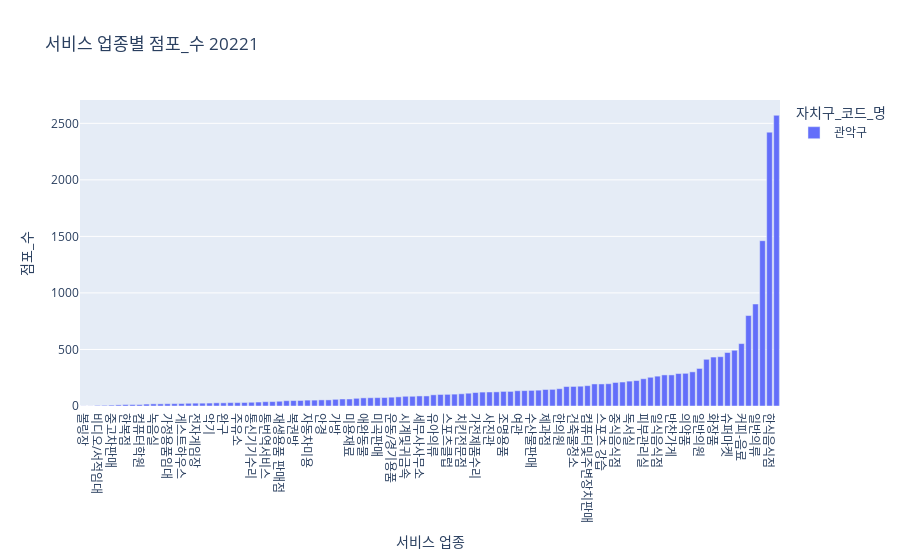
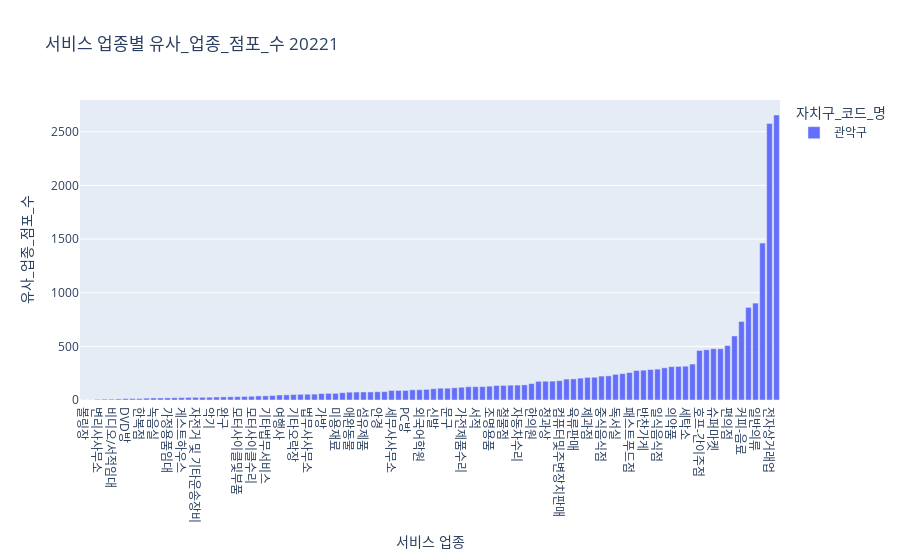
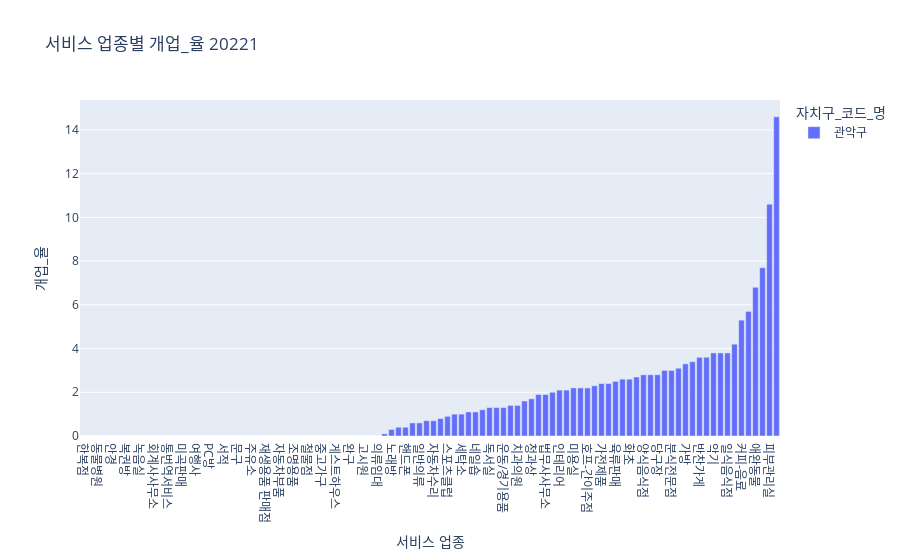
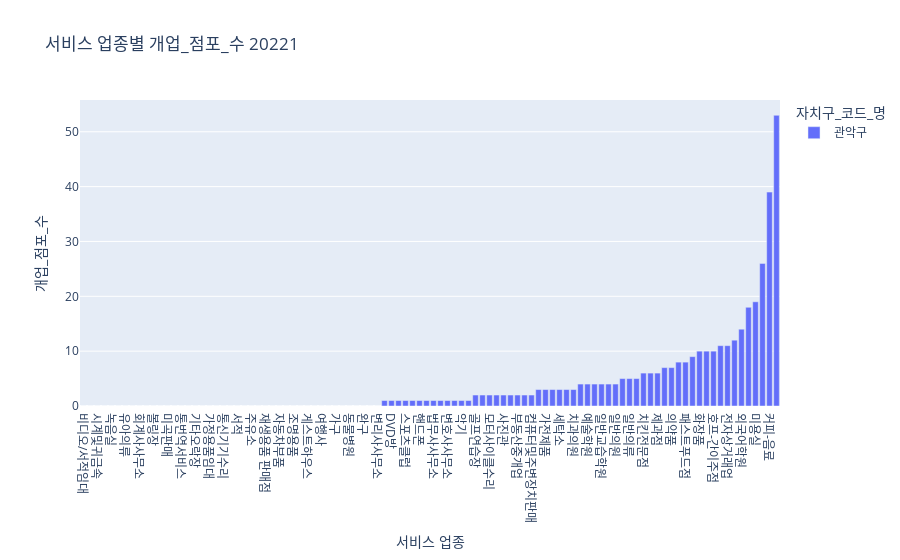

Notebook code cell kept with these figures, in order:
### Code cell
for gu in ["관악구", "강북구", "종로구", "중구"]:
  filtered_data = split_data_by_gu(data, gu, 20221)
  for col in data.columns[5:]:
    vis_data(filtered_data, col, 20221)

### Figure 1 — Plotly figure (JSON) as saved in the notebook; plotly's stock layout.template omitted (floating-point values rounded to 4 significant figures)
{"data": [{"alignmentgroup": "True", "hovertemplate": "자치구_코드_명=관악구<br>서비스 업종=%{x}<br>점포_수=%{y}<extra></extra>", "legendgroup": "관악구", "marker": {"color": "#636efa", "pattern": {"shape": ""}}, "name": "관악구", "offsetgroup": "관악구", "orientation": "v", "showlegend": true, "textposition": "auto", "type": "bar", "x": ["볼링장", "중고가구", "비디오/서적임대", "변리사사무소", "중고차판매", "의류임대", "한복점", "DVD방", "컴퓨터학원", "회계사사무소", "녹음실", "주류도매", "가정용품임대", "예술품", "게스트하우스", "변호사사무소", "전자게임장", "자전거 및 기타운송장비", "악기", "동물병원", "완구", "편의점", "주유소", "모터사이클및부품", "통신기기수리", "모터사이클수리", "통번역서비스", "기타법무서비스", "재생용품 판매점", "여행사", "복권방", "기타오락장", "자동차미용", "골프연습장", "안경", "법무사사무소", "가방", "고시원", "미용재료", "자동차부품", "애완동물", "의료기기", "미곡판매", "섬유제품", "운동/경기용품", "PC방", "시계및귀금속", "외국어학원", "세무사사무소", "가구", "유아의류", "문구", "스포츠클럽", "신발", "치킨전문점", "화초", "가전제품수리", "서적", "사진관", "가전제품", "조명용품", "자동차수리", "여관", "철물점", "수산물판매", "당구장", "제과점", "패스트푸드점", "한의원", "네일숍", "건축물청소", "청과상", "컴퓨터및주변장치판매", "인테리어", "스포츠 강습", "육류판매", "중식음식점", "치과의원", "독서실", "핸드폰", "피부관리실", "양식음식점", "일식음식점", "세탁소", "반찬가게", "예술학원", "의약품", "노래방", "일반의원", "호프-간이주점", "화장품", "일반교습학원", "슈퍼마켓", "분식전문점", "커피-음료", "미용실", "일반의류", "부동산중개업", "한식음식점", "전자상거래업"], "xaxis": "x", "y": [1, 1, 5, 6, 8, 10, 13, 13, 13, 17, 19, 19, 20, 21, 22, 24, 25, 25, 26, 28, 28, 30, 30, 31, 33, 35, 38, 39, 42, 47, 48, 49, 52, 52, 54, 54, 59, 62, 62, 68, 72, 73, 74, 75, 78, 81, 86, 86, 89, 89, 99, 102, 103, 105, 108, 113, 119, 123, 124, 125, 129, 129, 135, 136, 138, 140, 146, 147, 153, 172, 173, 175, 180, 195, 195, 197, 208, 212, 220, 225, 241, 254, 264, 275, 275, 287, 289, 302, 332, 413, 433, 436, 473, 493, 552, 800, 902, 1462, 2422, 2571], "yaxis": "y"}], "layout": {"barmode": "group", "legend": {"title": {"text": "자치구_코드_명"}, "tracegroupgap": 0}, "title": {"text": "서비스 업종별 점포_수 20221"}, "xaxis": {"anchor": "y", "domain": [0, 1], "title": {"text": "서비스 업종"}}, "yaxis": {"anchor": "x", "domain": [0, 1], "title": {"text": "점포_수"}}}}

### Figure 2 — Plotly figure (JSON) as saved in the notebook; plotly's stock layout.template omitted (floating-point values rounded to 4 significant figures)
{"data": [{"alignmentgroup": "True", "hovertemplate": "자치구_코드_명=관악구<br>서비스 업종=%{x}<br>유사_업종_점포_수=%{y}<extra></extra>", "legendgroup": "관악구", "marker": {"color": "#636efa", "pattern": {"shape": ""}}, "name": "관악구", "offsetgroup": "관악구", "orientation": "v", "showlegend": true, "textposition": "auto", "type": "bar", "x": ["볼링장", "중고가구", "변리사사무소", "중고차판매", "비디오/서적임대", "의류임대", "DVD방", "컴퓨터학원", "한복점", "회계사사무소", "녹음실", "주류도매", "가정용품임대", "예술품", "게스트하우스", "변호사사무소", "자전거 및 기타운송장비", "전자게임장", "악기", "동물병원", "완구", "주유소", "모터사이클및부품", "통신기기수리", "모터사이클수리", "통번역서비스", "기타법무서비스", "재생용품 판매점", "여행사", "복권방", "기타오락장", "골프연습장", "법무사사무소", "자동차미용", "가방", "고시원", "미용재료", "자동차부품", "애완동물", "미곡판매", "섬유제품", "의료기기", "안경", "운동/경기용품", "세무사사무소", "가구", "PC방", "시계및귀금속", "외국어학원", "유아의류", "신발", "스포츠클럽", "문구", "화초", "가전제품수리", "사진관", "서적", "가전제품", "조명용품", "여관", "철물점", "수산물판매", "자동차수리", "당구장", "한의원", "건축물청소", "청과상", "네일숍", "컴퓨터및주변장치판매", "인테리어", "육류판매", "스포츠 강습", "제과점", "치과의원", "중식음식점", "핸드폰", "독서실", "피부관리실", "패스트푸드점", "치킨전문점", "반찬가게", "양식음식점", "일식음식점", "예술학원", "의약품", "노래방", "세탁소", "일반의원", "호프-간이주점", "화장품", "슈퍼마켓", "일반교습학원", "편의점", "분식전문점", "커피-음료", "미용실", "일반의류", "부동산중개업", "전자상거래업", "한식음식점"], "xaxis": "x", "y": [1, 1, 6, 8, 8, 10, 13, 13, 13, 17, 19, 19, 20, 21, 22, 24, 25, 25, 26, 28, 29, 30, 31, 33, 35, 38, 39, 42, 47, 48, 51, 53, 54, 55, 60, 62, 62, 68, 73, 74, 75, 75, 77, 78, 89, 89, 89, 95, 96, 99, 105, 110, 110, 114, 119, 124, 124, 125, 129, 135, 136, 138, 139, 141, 153, 174, 175, 176, 180, 195, 197, 204, 211, 212, 223, 225, 239, 246, 256, 275, 278, 284, 288, 300, 311, 313, 315, 335, 462, 468, 478, 478, 507, 597, 732, 863, 903, 1462, 2577, 2656], "yaxis": "y"}], "layout": {"barmode": "group", "legend": {"title": {"text": "자치구_코드_명"}, "tracegroupgap": 0}, "title": {"text": "서비스 업종별 유사_업종_점포_수 20221"}, "xaxis": {"anchor": "y", "domain": [0, 1], "title": {"text": "서비스 업종"}}, "yaxis": {"anchor": "x", "domain": [0, 1], "title": {"text": "유사_업종_점포_수"}}}}

### Figure 3 — Plotly figure (JSON) as saved in the notebook; plotly's stock layout.template omitted (floating-point values rounded to 4 significant figures)
{"data": [{"alignmentgroup": "True", "hovertemplate": "자치구_코드_명=관악구<br>서비스 업종=%{x}<br>개업_율=%{y}<extra></extra>", "legendgroup": "관악구", "marker": {"color": "#636efa", "pattern": {"shape": ""}}, "name": "관악구", "offsetgroup": "관악구", "orientation": "v", "showlegend": true, "textposition": "auto", "type": "bar", "x": ["한복점", "의료기기", "동물병원", "시계및귀금속", "안경", "변리사사무소", "복권방", "유아의류", "녹음실", "기타오락장", "회계사사무소", "세무사사무소", "통번역서비스", "볼링장", "미곡판매", "주류도매", "여행사", "비디오/서적임대", "PC방", "전자게임장", "서적", "가정용품임대", "문구", "미용재료", "주유소", "예술품", "재생용품 판매점", "모터사이클및부품", "자동차부품", "중고차판매", "조명용품", "가전제품수리", "철물점", "가구", "중고가구", "통신기기수리", "게스트하우스", "섬유제품", "완구", "자전거 및 기타운송장비", "고시원", "컴퓨터학원", "의류임대", "부동산중개업", "노래방", "전자상거래업", "핸드폰", "건축물청소", "일반의류", "한의원", "자동차수리", "일반교습학원", "스포츠클럽", "신발", "세탁소", "컴퓨터및주변장치판매", "네일숍", "일반의원", "독서실", "예술학원", "운동/경기용품", "수산물판매", "치과의원", "사진관", "청과상", "슈퍼마켓", "법무사사무소", "한식음식점", "인테리어", "화장품", "미용실", "치킨전문점", "호프-간이주점", "의약품", "가전제품", "편의점", "육류판매", "기타법무서비스", "화초", "중식음식점", "양식음식점", "제과점", "당구장", "여관", "분식전문점", "패스트푸드점", "가방", "스포츠 강습", "반찬가게", "자동차미용", "악기", "골프연습장", "일식음식점", "변호사사무소", "커피-음료", "모터사이클수리", "애완동물", "DVD방", "피부관리실", "외국어학원"], "xaxis": "x", "y": [0, 0, 0, 0, 0, 0, 0, 0, 0, 0, 0, 0, 0, 0, 0, 0, 0, 0, 0, 0, 0, 0, 0, 0, 0, 0, 0, 0, 0, 0, 0, 0, 0, 0, 0, 0, 0, 0, 0, 0, 0, 0, 0, 0.1, 0.3, 0.4, 0.4, 0.6, 0.6, 0.7, 0.7, 0.8, 0.9, 1, 1, 1.1, 1.1, 1.2, 1.3, 1.3, 1.3, 1.4, 1.4, 1.6, 1.7, 1.9, 1.9, 2, 2.1, 2.1, 2.2, 2.2, 2.2, 2.3, 2.4, 2.4, 2.5, 2.6, 2.6, 2.7, 2.8, 2.8, 2.8, 3, 3, 3.1, 3.3, 3.4, 3.6, 3.6, 3.8, 3.8, 3.8, 4.2, 5.3, 5.7, 6.8, 7.7, 10.6, 14.6], "yaxis": "y"}], "layout": {"barmode": "group", "legend": {"title": {"text": "자치구_코드_명"}, "tracegroupgap": 0}, "title": {"text": "서비스 업종별 개업_율 20221"}, "xaxis": {"anchor": "y", "domain": [0, 1], "title": {"text": "서비스 업종"}}, "yaxis": {"anchor": "x", "domain": [0, 1], "title": {"text": "개업_율"}}}}

### Figure 4 — Plotly figure (JSON) as saved in the notebook; plotly's stock layout.template omitted (floating-point values rounded to 4 significant figures)
{"data": [{"alignmentgroup": "True", "hovertemplate": "자치구_코드_명=관악구<br>서비스 업종=%{x}<br>개업_점포_수=%{y}<extra></extra>", "legendgroup": "관악구", "marker": {"color": "#636efa", "pattern": {"shape": ""}}, "name": "관악구", "offsetgroup": "관악구", "orientation": "v", "showlegend": true, "textposition": "auto", "type": "bar", "x": ["비디오/서적임대", "의료기기", "시계및귀금속", "안경", "녹음실", "가전제품수리", "유아의류", "한복점", "회계사사무소", "세무사사무소", "볼링장", "PC방", "미곡판매", "주류도매", "통번역서비스", "전자게임장", "기타오락장", "복권방", "가정용품임대", "의류임대", "통신기기수리", "문구", "서적", "미용재료", "주유소", "예술품", "재생용품 판매점", "모터사이클및부품", "자동차부품", "중고차판매", "조명용품", "컴퓨터학원", "게스트하우스", "철물점", "여행사", "고시원", "가구", "중고가구", "동물병원", "섬유제품", "완구", "자전거 및 기타운송장비", "변리사사무소", "노래방", "DVD방", "자동차수리", "스포츠클럽", "신발", "핸드폰", "기타법무서비스", "법무사사무소", "운동/경기용품", "변호사사무소", "한의원", "악기", "건축물청소", "골프연습장", "자동차미용", "모터사이클수리", "네일숍", "사진관", "가방", "부동산중개업", "수산물판매", "컴퓨터및주변장치판매", "청과상", "가전제품", "화초", "세탁소", "독서실", "치과의원", "인테리어", "예술학원", "여관", "일반교습학원", "당구장", "일반의원", "애완동물", "일반의류", "육류판매", "치킨전문점", "중식음식점", "제과점", "스포츠 강습", "의약품", "양식음식점", "패스트푸드점", "슈퍼마켓", "화장품", "반찬가게", "호프-간이주점", "일식음식점", "전자상거래업", "편의점", "외국어학원", "분식전문점", "미용실", "피부관리실", "커피-음료", "한식음식점"], "xaxis": "x", "y": [0, 0, 0, 0, 0, 0, 0, 0, 0, 0, 0, 0, 0, 0, 0, 0, 0, 0, 0, 0, 0, 0, 0, 0, 0, 0, 0, 0, 0, 0, 0, 0, 0, 0, 0, 0, 0, 0, 0, 0, 0, 0, 0, 1, 1, 1, 1, 1, 1, 1, 1, 1, 1, 1, 1, 1, 2, 2, 2, 2, 2, 2, 2, 2, 2, 3, 3, 3, 3, 3, 3, 4, 4, 4, 4, 4, 4, 5, 5, 5, 6, 6, 6, 7, 7, 8, 8, 9, 10, 10, 10, 11, 11, 12, 14, 18, 19, 26, 39, 53], "yaxis": "y"}], "layout": {"barmode": "group", "legend": {"title": {"text": "자치구_코드_명"}, "tracegroupgap": 0}, "title": {"text": "서비스 업종별 개업_점포_수 20221"}, "xaxis": {"anchor": "y", "domain": [0, 1], "title": {"text": "서비스 업종"}}, "yaxis": {"anchor": "x", "domain": [0, 1], "title": {"text": "개업_점포_수"}}}}
